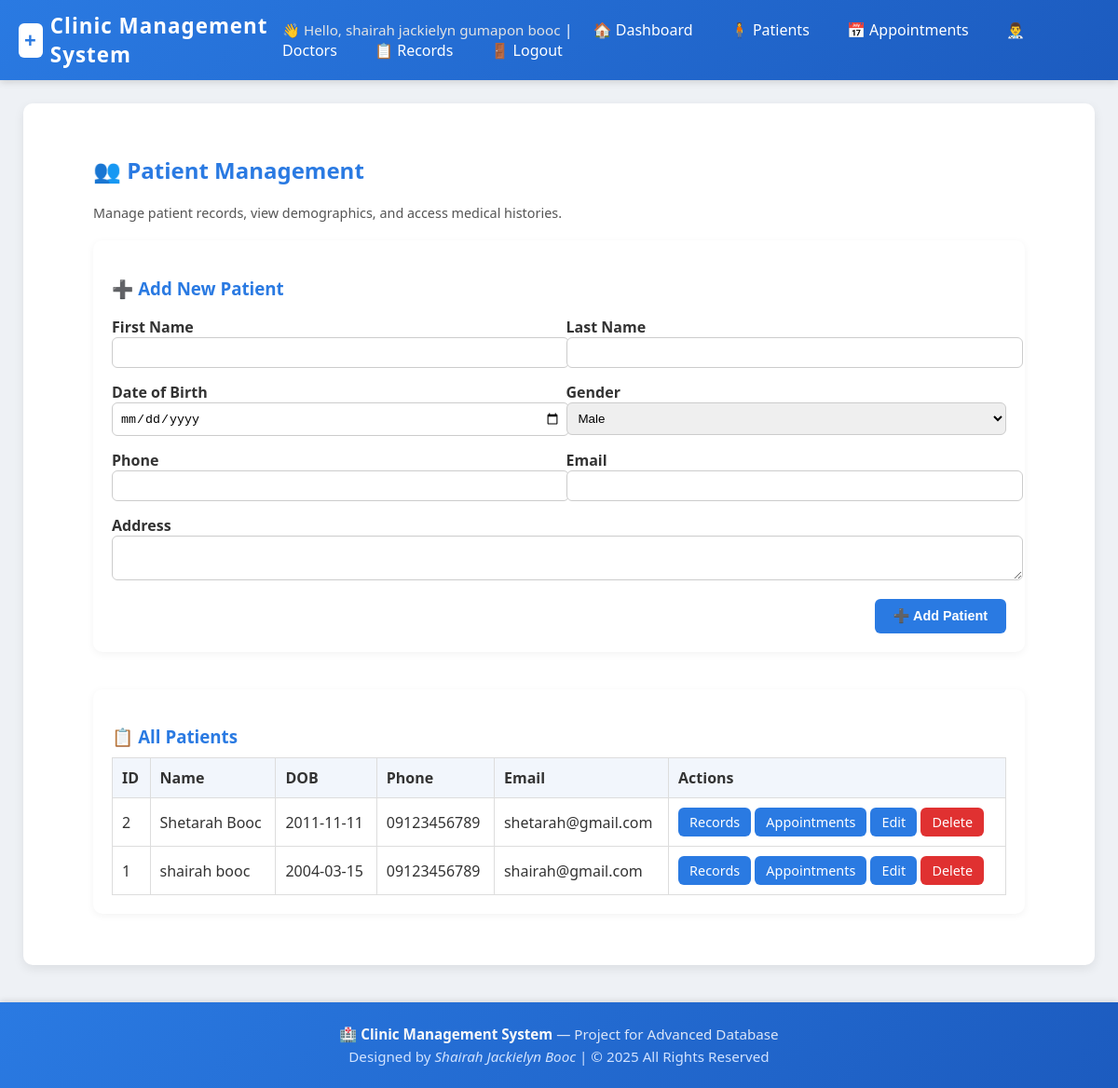
Screenshot of /patients.php (signed in) with the database file from the repository.
### tables this page shows
CREATE TABLE `patients` (
  `id` int(11) NOT NULL,
  `first_name` varchar(100) NOT NULL,
  `last_name` varchar(100) NOT NULL,
  `dob` date DEFAULT NULL,
  `gender` enum('Male','Female','Other') DEFAULT 'Other',
  `phone` varchar(30) DEFAULT NULL,
  `email` varchar(150) DEFAULT NULL,
  `address` text DEFAULT NULL,
  `created_at` timestamp NOT NULL DEFAULT current_timestamp()
);

### patients.php (the view, shortened to what this page needs)
<?php
include 'header.php';
$patients = $pdo->query("SELECT * FROM patients ORDER BY created_at DESC")->fetchAll(PDO::FETCH_ASSOC);
?>
<div style="max-width:1000px;margin:30px auto;">
    <h2 style="color:#2a7ae2;">👥 Patient Management</h2>
    <p class="small" style="color:#555;">Manage patient records, view demographics, and access medical histories.</p>
    <div style="background:white;padding:20px;border-radius:10px;box-shadow:0 2px 8px rgba(0,0,0,0.05);margin-top:20px;">
        <h3 style="color:#2a7ae2;">➕ Add New Patient</h3>
        <form method="post" style="display:grid;grid-template-columns:1fr 1fr;gap:15px;margin-top:10px;">
            <div>
                <label><strong>First Name</strong><br>
                    <input type="text" name="first_name" required style="width:100%;padding:8px;border:1px solid #ccc;border-radius:6px;">
                </label>
            </div>
            <div>
                <label><strong>Last Name</strong><br>
                    <input type="text" name="last_name" required style="width:100%;padding:8px;border:1px solid #ccc;border-radius:6px;">
                </label>
            </div>
            <div>
                <label><strong>Date of Birth</strong><br>
                    <input type="date" name="dob" style="width:100%;padding:8px;border:1px solid #ccc;border-radius:6px;">
                </label>
            </div>
            <div>
                <label><strong>Gender</strong><br>
                    <select name="gender" style="width:100%;padding:8px;border:1px solid #ccc;border-radius:6px;">
                        <option>Male</option>
                    </select>
                </label>
            </div>
            <div>
                <label><strong>Phone</strong><br>
                    <input type="text" name="phone" style="width:100%;padding:8px;border:1px solid #ccc;border-radius:6px;">
                </label>
            </div>
            <div>
                <label><strong>Email</strong><br>
                    <input type="email" name="email" style="width:100%;padding:8px;border:1px solid #ccc;border-radius:6px;">
                </label>
            </div>
            <div style="grid-column:1/3;">
                <label><strong>Address</strong><br>
                    <textarea name="address" rows="2" style="width:100%;padding:8px;border:1px solid #ccc;border-radius:6px;"></textarea>
                </label>
            </div>
            <div style="grid-column:1/3;text-align:right;">
                <button class="btn" name="add_patient"
                    style="background:#2a7ae2;color:white;padding:10px 20px;border:none;border-radius:6px;font-weight:bold;cursor:pointer;">
                    ➕ Add Patient
                </button>
            </div>
        </form>
    </div>
    <div style="margin-top:40px;background:white;padding:20px;border-radius:10px;box-shadow:0 2px 8px rgba(0,0,0,0.05);">
        <h3 style="color:#2a7ae2;margin-bottom:10px;">📋 All Patients</h3>
        <table style="width:100%;border-collapse:collapse;">
            <thead>
                <tr style="background:#f0f4ff;">
                    <th style="padding:10px;text-align:left;">ID</th>
                    <th style="padding:10px;text-align:left;">Name</th>
                    <th style="padding:10px;text-align:left;">DOB</th>
                    <th style="padding:10px;text-align:left;">Phone</th>
                    <th style="padding:10px;text-align:left;">Email</th>
                    <th style="padding:10px;text-align:left;">Actions</th>
                </tr>
            </thead>
            <tbody>
                <?php if ($patients): ?>
                    <?php foreach ($patients as $p): ?>
                        <tr style="border-top:1px solid #eee;">
                            <td style="padding:10px;"><?= $p['id'] ?></td>
                            <td style="padding:10px;"><?= htmlspecialchars($p['first_name'] . ' ' . $p['last_name']) ?></td>
                            <td style="padding:10px;"><?= $p['dob'] ?: '-' ?></td>
                            <td style="padding:10px;"><?= htmlspecialchars($p['phone']) ?></td>
                            <td style="padding:10px;"><?= htmlspecialchars($p['email']) ?></td>
                            <td style="padding:10px;">
                                <a class="btn" href="medical_records.php?patient_id=<?= $p['id'] ?>">Records</a>
                                <a class="btn" href="appointments.php?patient_id=<?= $p['id'] ?>">Appointments</a>
                                <a class="btn" href="patients_edit.php?id=<?= $p['id'] ?>">Edit</a>
                                <a class="btn" href="patients.php?action=delete&id=<?= $p['id'] ?>"
                                    onclick="return confirm('Delete this patient?')"
                                    style="background:#e03131;">Delete</a>
                            </td>
                        </tr>
                    <?php endforeach; ?>
                <?php else: ?>
                    <tr>
                        <td colspan="6" style="text-align:center;padding:15px;color:#777;">No patients found.</td>
                    </tr>
                <?php endif; ?>
            </tbody>
        </table>
    </div>
</div>
<?php include 'footer.php'; ?>

### header.php (style rules this page uses)
body { font-family: 'Segoe UI', Arial, sans-serif; margin: 0; padding: 0; background: #eef1f5; color: #333; }
a { color: #2a7ae2; text-decoration: none; }
table { width: 100%; border-collapse: collapse; }
th, td { border: 1px solid #ddd; padding: 10px; text-align: left; }
th { background: #f2f6fc; font-weight: 600; }
.btn { display: inline-block; padding: 6px 12px; border-radius: 6px; background: #2a7ae2; color: white; text-decoration: none; font-size: 0.9em; transition: 0.3s; }
.small { font-size: 0.9em; color: #777; }

### rows the page displays
patients: id "2", first_name+last_name "Shetarah Booc", dob "2011-11-11", phone "09123456789", email "shetarah@gmail.com"
patients: id "1", first_name+last_name "shairah booc", dob "2004-03-15", phone "09123456789", email "shairah@gmail.com"

### other values shown
$user['full_name'] "shairah jackielyn gumapon booc"
